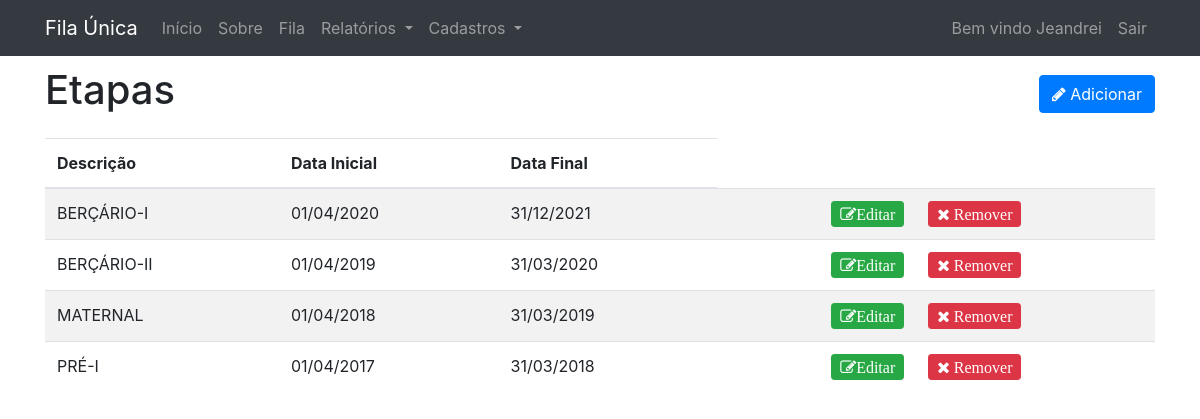
/etapas (signed in), run on the app's committed database.
### tables this page shows
CREATE TABLE `etapa` (
  `id` int(11) NOT NULL,
  `data_ini` date DEFAULT NULL,
  `data_fin` date DEFAULT NULL,
  `descricao` varchar(255) NOT NULL
);

### app/libraries/Database.php (called while the page is built, shortened)
<?php
 class Database {
    protected $user = DB_USER;
    protected $pass = DB_PASS;
    protected $dbh;
    protected $stmt;
    public function __construct() {
        $options = array(
            PDO::ATTR_PERSISTENT => true,
            PDO::ATTR_ERRMODE => PDO::ERRMODE_EXCEPTION
        );
        try{
            $this->dbh = new PDO($this->$dsn, $this->user, $this->pass, $options);
            $this->dbh->exec('SET NAMES "utf8"');
        } catch(PDOException $e){
            $this->error = $e->getMessage();
            echo $this->error;
        }
    }
    public function query($sql) {
        $this->stmt = $this->dbh->prepare($sql);
    }
    public function execute(){
        return $this->stmt->execute();
    }
    public function resultSet(){
        $this->execute();
        return $this->stmt->fetchAll(PDO::FETCH_OBJ);
    }
}

### app/models/Etapa.php (called while the page is built, shortened)
<?php
    class Etapa {
        private $db;
        public function __construct(){
            $this->db = new Database;
        }
        public function getAllEtapas(){
            $this->db->query('SELECT * FROM etapa');
            return $this->db->resultSet();
        }
    }
?>

### app/libraries/Core.php (called while the page is built, shortened)
<?php
 Class Core {
     protected $currentMethod = 'index';
     public function __construct(){
         $url = $this->getUrl();
         if(file_exists('../app/controllers/' . ucwords($url[0]). '.php')){
            unset($url[0]);
         }
         $this->currentController = new $this->currentController;
         $this->params = $url ? array_values($url) :[];
         call_user_func_array([$this->currentController, $this->currentMethod], $this->params);
     }
     public function getUrl(){
        if(isset($_GET['url'])){
          $url = rtrim($_GET['url'], '/');
          $url = filter_var($url, FILTER_SANITIZE_URL);
          $url = explode('/', $url);
          return $url;
        }
     }
 }

### public/index.php (called while the page is built, shortened)
<?php
     $init = new Core;

### app/views/etapas/index.php (the view, shortened to what this page needs)
<?php require APPROOT . '/views/inc/header.php'; ?>
 <div class="row align-items-center mb-3">
    <div class="col-md-6">
        <h1>Etapas</h1>
    </div>
    <div class="col-md-6">
        <a href="<?php echo URLROOT; ?>/etapas/new" class="btn btn-primary pull-right">
            <i class="fa fa-pencil"></i> Adicionar
        </a>
    </div>
 </div>
<table class="table table-striped">
    <thead>
        <tr>
        <th scope="col">Descrição</th>
        <th scope="col">Data Inicial</th>
        <th scope="col">Data Final</th>
        </tr>
    </thead>
    <tbody>
        <?php foreach($data as $etapa) : ?>
            <tr>
                <td><?php echo $etapa->descricao;?></td>
                <td><?php echo date('d/m/Y', strtotime($etapa->data_ini));?></td>
                <td><?php echo date('d/m/Y', strtotime($etapa->data_fin));?></td>
                <td><a href="<?php echo URLROOT; ?>/etapas/edit/<?php echo $etapa->id; ?>" class="fa fa-edit btn btn-success pull-right btn-sm">Editar</a></td>
                <td><a
                        href="<?php echo URLROOT; ?>/etapas/delete/<?php echo $etapa->id;?>"
                        class="fa fa-remove btn btn-danger pull-left btn-sm"
                        onclick="if(question('Tem certeza que deseja remover o registro?') == true)
                                {
                                    document.forms[0].submit();
                                }
                                else
                                {
                                    return false;
                                }"
                    >
                        Remover
                    </a></td>
            </tr>
        <?php endforeach; ?>
    </tbody>
</table>
<?php require APPROOT . '/views/inc/footer.php'; ?>

### app/controllers/Etapas.php (shortened to what this page needs)
<?php
    class Etapas extends Controller{
        public function __construct(){
            $this->etapaModel = $this->model('Etapa');
        }
        public function index() {
            if($data = $this->etapaModel->getAllEtapas()){
                $this->view('etapas/index', $data);
            } else {
                flash('register_success', 'Falha ao carregar a lista de etapas!', 'alert alert-danger');
                $this->view('etapas/index', $data=0);
            }
        }
}
?>

### app/libraries/Controller.php (shortened to what this page needs)
<?php
 class Controller {
     public function model($model){
        return new $model();
     }
     public function view($view, $data = []){
        if(file_exists('../app/views/' . $view . '.php')){
           require_once '../app/views/' . $view . '.php';
        } else {
            die('View não existe');
        }
     }
 }

### app/views/inc/header.php (shortened to what this page needs)
<!DOCTYPE html>
<html lang="en">
<head>
   <link rel="stylesheet" href="<?php echo URLROOT; ?>/css/bootstrap.min.css">
   <link href="https://stackpath.bootstrapcdn.com/font-awesome/4.7.0/css/font-awesome.min.css" rel="stylesheet">
   <link rel="stylesheet" href="<?php echo URLROOT; ?>/css/style.css">
</head>
<body>
<?php include APPROOT . '/views/inc/navbar.php'; ?>
  <div class="container">

### app/views/inc/navbar.php (shortened to what this page needs)
<nav class="navbar sticky-top navbar-expand-lg navbar-dark bg-dark md-3" style="margin-bottom:10px;">
    <div class="container">
        <a class="navbar-brand" href="<?php echo URLROOT; ?>/pages/sistem"><?php echo SITENAME; ?></a>
        <div class="collapse navbar-collapse" id="navbarsExampleDefault">
              <ul class="navbar-nav mr-auto">
                    <li class="nav-item">
                      <a class="nav-link" href="<?php echo URLROOT; ?>/pages/sistem">Início</a>
                    </li>
                    <li class="nav-item">
                      <a class="nav-link" href="<?php echo URLROOT; ?>/pages/about">Sobre</a>
                    </li>
                    <li class="nav-item">
                      <a class="nav-link" href="<?php echo URLROOT; ?>/admins">Fila</a>
                    </li>
                    <li class="nav-item dropdown">
                        <a class="nav-link dropdown-toggle" href="#" id="navbarDropdownPortfolio" data-toggle="dropdown" aria-haspopup="true" aria-expanded="false">
                          Relatórios
                        </a>
                      </li>
                  <?php if(isset($_SESSION[DB_NAME . '_user_type']) && ($_SESSION[DB_NAME . '_user_type']) == "admin") : ?>
                      <li class="nav-item dropdown">
                        <a class="nav-link dropdown-toggle" href="#" id="navbarDropdownPortfolio" data-toggle="dropdown" aria-haspopup="true" aria-expanded="false">
                          Cadastros
                        </a>
                      </li>
                  <?php endif; ?>
              </ul>
              <ul class="navbar-nav ml-auto">
                  <?php if(isset($_SESSION[DB_NAME . '_user_id'])) : ?>
                    <li class="nav-item">
                      <a class="nav-link" href="#">Bem vindo <?php echo $_SESSION[DB_NAME . '_user_name']; ?></a>
                    </li>
                    <li class="nav-item">
                      <a class="nav-link" href="<?php echo URLROOT; ?>/users/logout">Sair</a>
                    </li>
                  <?php endif; ?>
              </ul>
        </div>
    </div>
</nav>

### app/views/inc/footer.php
</div>
</body>
</html>

### data on the page
etapa: descricao "BERÇÁRIO-I", data_ini "01/04/2020", data_fin "31/12/2021"
etapa: descricao "BERÇÁRIO-II", data_ini "01/04/2019", data_fin "31/03/2020"
etapa: descricao "MATERNAL", data_ini "01/04/2018", data_fin "31/03/2019"
etapa: descricao "PRÉ-I", data_ini "01/04/2017", data_fin "31/03/2018"

### other printed values
SITENAME "Fila Única"
$_SESSION[DB_NAME . '_user_name'] "Jeandrei"
